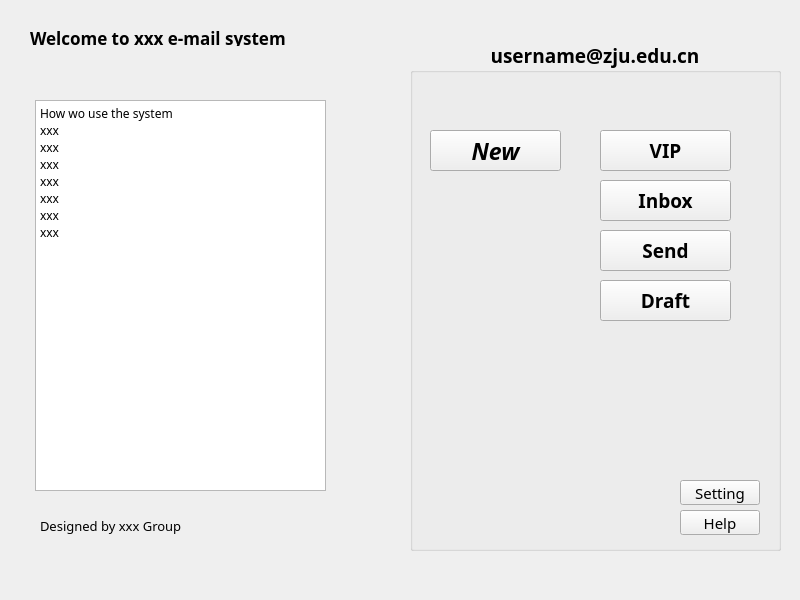
<?xml version="1.0" encoding="UTF-8"?>
<ui version="4.0">
 <class>welcome</class>
 <widget class="QWidget" name="welcome">
  <property name="geometry">
   <rect>
    <x>0</x>
    <y>0</y>
    <width>800</width>
    <height>600</height>
   </rect>
  </property>
  <property name="font">
   <font>
    <family>微软雅黑</family>
   </font>
  </property>
  <property name="windowTitle">
   <string>Form</string>
  </property>
  <widget class="QLabel" name="label">
   <property name="geometry">
    <rect>
     <x>30</x>
     <y>30</y>
     <width>291</width>
     <height>16</height>
    </rect>
   </property>
   <property name="font">
    <font>
     <pointsize>13</pointsize>
     <weight>75</weight>
     <bold>true</bold>
    </font>
   </property>
   <property name="text">
    <string>Welcome to xxx e-mail system</string>
   </property>
  </widget>
  <widget class="QLabel" name="label_3">
   <property name="geometry">
    <rect>
     <x>40</x>
     <y>510</y>
     <width>171</width>
     <height>31</height>
    </rect>
   </property>
   <property name="font">
    <font>
     <pointsize>10</pointsize>
    </font>
   </property>
   <property name="text">
    <string>Designed by xxx Group</string>
   </property>
  </widget>
  <widget class="QTextBrowser" name="textBrowser">
   <property name="geometry">
    <rect>
     <x>35</x>
     <y>100</y>
     <width>291</width>
     <height>391</height>
    </rect>
   </property>
   <property name="html">
    <string>&lt;!DOCTYPE HTML PUBLIC &quot;-//W3C//DTD HTML 4.0//EN&quot; &quot;http://www.w3.org/TR/REC-html40/strict.dtd&quot;&gt;
&lt;html&gt;&lt;head&gt;&lt;meta name=&quot;qrichtext&quot; content=&quot;1&quot; /&gt;&lt;style type=&quot;text/css&quot;&gt;
p, li { white-space: pre-wrap; }
&lt;/style&gt;&lt;/head&gt;&lt;body style=&quot; font-family:'微软雅黑'; font-size:9pt; font-weight:400; font-style:normal;&quot;&gt;
&lt;p style=&quot; margin-top:0px; margin-bottom:0px; margin-left:0px; margin-right:0px; -qt-block-indent:0; text-indent:0px;&quot;&gt;&lt;span style=&quot; font-family:'SimSun';&quot;&gt;How wo use the system&lt;/span&gt;&lt;/p&gt;
&lt;p style=&quot; margin-top:0px; margin-bottom:0px; margin-left:0px; margin-right:0px; -qt-block-indent:0; text-indent:0px;&quot;&gt;&lt;span style=&quot; font-family:'SimSun';&quot;&gt;xxx&lt;/span&gt;&lt;/p&gt;
&lt;p style=&quot; margin-top:0px; margin-bottom:0px; margin-left:0px; margin-right:0px; -qt-block-indent:0; text-indent:0px;&quot;&gt;&lt;span style=&quot; font-family:'SimSun';&quot;&gt;xxx&lt;/span&gt;&lt;/p&gt;
&lt;p style=&quot; margin-top:0px; margin-bottom:0px; margin-left:0px; margin-right:0px; -qt-block-indent:0; text-indent:0px;&quot;&gt;&lt;span style=&quot; font-family:'SimSun';&quot;&gt;xxx&lt;/span&gt;&lt;/p&gt;
&lt;p style=&quot; margin-top:0px; margin-bottom:0px; margin-left:0px; margin-right:0px; -qt-block-indent:0; text-indent:0px;&quot;&gt;&lt;span style=&quot; font-family:'SimSun';&quot;&gt;xxx&lt;/span&gt;&lt;/p&gt;
&lt;p style=&quot; margin-top:0px; margin-bottom:0px; margin-left:0px; margin-right:0px; -qt-block-indent:0; text-indent:0px;&quot;&gt;&lt;span style=&quot; font-family:'SimSun';&quot;&gt;xxx&lt;/span&gt;&lt;/p&gt;
&lt;p style=&quot; margin-top:0px; margin-bottom:0px; margin-left:0px; margin-right:0px; -qt-block-indent:0; text-indent:0px;&quot;&gt;&lt;span style=&quot; font-family:'SimSun';&quot;&gt;xxx&lt;/span&gt;&lt;/p&gt;
&lt;p style=&quot; margin-top:0px; margin-bottom:0px; margin-left:0px; margin-right:0px; -qt-block-indent:0; text-indent:0px;&quot;&gt;&lt;span style=&quot; font-family:'SimSun';&quot;&gt;xxx&lt;/span&gt;&lt;/p&gt;&lt;/body&gt;&lt;/html&gt;</string>
   </property>
  </widget>
  <widget class="QGroupBox" name="groupBox">
   <property name="geometry">
    <rect>
     <x>410</x>
     <y>40</y>
     <width>371</width>
     <height>511</height>
    </rect>
   </property>
   <property name="font">
    <font>
     <pointsize>14</pointsize>
     <weight>75</weight>
     <bold>true</bold>
    </font>
   </property>
   <property name="title">
    <string>username@zju.edu.cn</string>
   </property>
   <property name="alignment">
    <set>Qt::AlignCenter</set>
   </property>
   <widget class="QPushButton" name="pushButton">
    <property name="geometry">
     <rect>
      <x>190</x>
      <y>90</y>
      <width>131</width>
      <height>41</height>
     </rect>
    </property>
    <property name="cursor">
     <cursorShape>PointingHandCursor</cursorShape>
    </property>
    <property name="text">
     <string>VIP</string>
    </property>
   </widget>
   <widget class="QPushButton" name="pushButton_2">
    <property name="geometry">
     <rect>
      <x>190</x>
      <y>140</y>
      <width>131</width>
      <height>41</height>
     </rect>
    </property>
    <property name="cursor">
     <cursorShape>PointingHandCursor</cursorShape>
    </property>
    <property name="text">
     <string>Inbox</string>
    </property>
   </widget>
   <widget class="QPushButton" name="pushButton_3">
    <property name="geometry">
     <rect>
      <x>190</x>
      <y>190</y>
      <width>131</width>
      <height>41</height>
     </rect>
    </property>
    <property name="cursor">
     <cursorShape>PointingHandCursor</cursorShape>
    </property>
    <property name="text">
     <string>Send</string>
    </property>
   </widget>
   <widget class="QPushButton" name="pushButton_4">
    <property name="geometry">
     <rect>
      <x>190</x>
      <y>240</y>
      <width>131</width>
      <height>41</height>
     </rect>
    </property>
    <property name="cursor">
     <cursorShape>PointingHandCursor</cursorShape>
    </property>
    <property name="text">
     <string>Draft</string>
    </property>
   </widget>
   <widget class="QPushButton" name="pushButton_5">
    <property name="geometry">
     <rect>
      <x>20</x>
      <y>90</y>
      <width>131</width>
      <height>41</height>
     </rect>
    </property>
    <property name="font">
     <font>
      <family>Berlin Sans FB Demi</family>
      <pointsize>17</pointsize>
      <italic>true</italic>
     </font>
    </property>
    <property name="cursor">
     <cursorShape>PointingHandCursor</cursorShape>
    </property>
    <property name="text">
     <string>New</string>
    </property>
   </widget>
   <widget class="QPushButton" name="pushButton_6">
    <property name="geometry">
     <rect>
      <x>270</x>
      <y>440</y>
      <width>80</width>
      <height>25</height>
     </rect>
    </property>
    <property name="font">
     <font>
      <pointsize>11</pointsize>
      <weight>50</weight>
      <bold>false</bold>
     </font>
    </property>
    <property name="cursor">
     <cursorShape>PointingHandCursor</cursorShape>
    </property>
    <property name="text">
     <string>Setting</string>
    </property>
   </widget>
   <widget class="QPushButton" name="pushButton_7">
    <property name="geometry">
     <rect>
      <x>270</x>
      <y>470</y>
      <width>80</width>
      <height>25</height>
     </rect>
    </property>
    <property name="font">
     <font>
      <pointsize>11</pointsize>
      <weight>50</weight>
      <bold>false</bold>
     </font>
    </property>
    <property name="cursor">
     <cursorShape>PointingHandCursor</cursorShape>
    </property>
    <property name="text">
     <string>Help</string>
    </property>
   </widget>
  </widget>
 </widget>
 <resources/>
 <connections/>
</ui>
